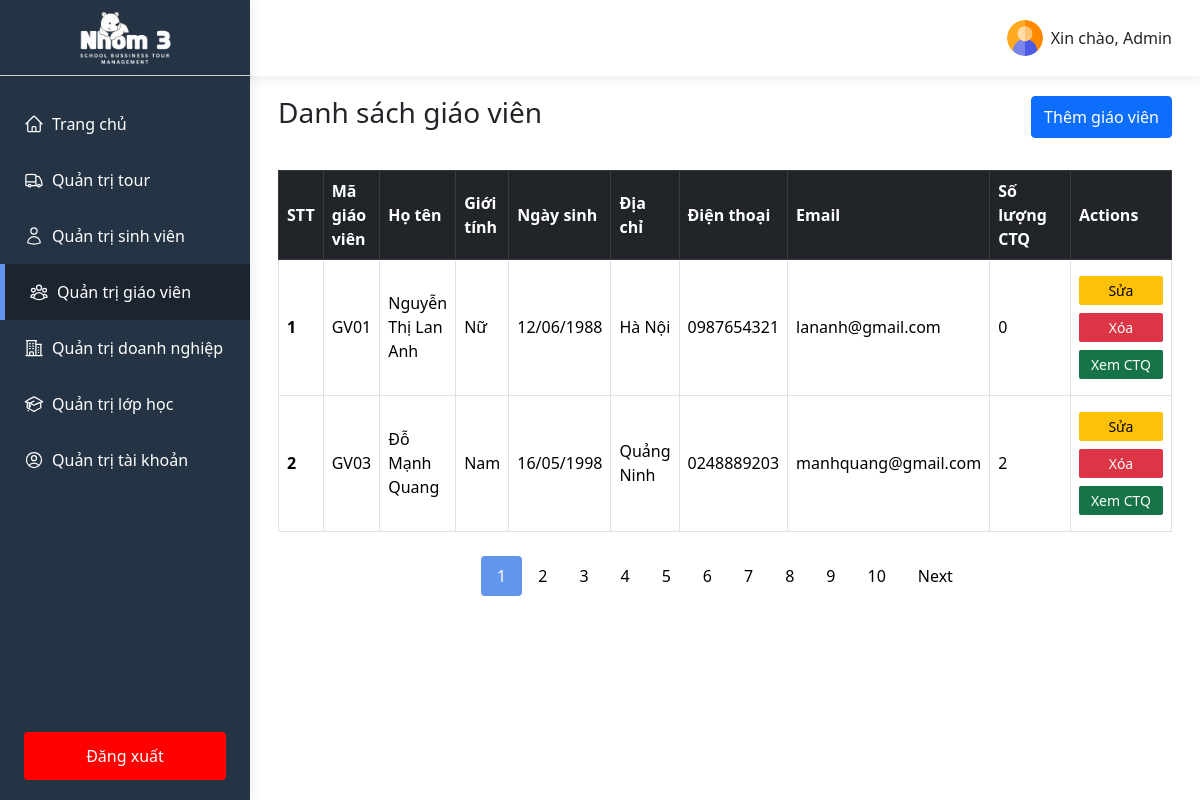
The app's page /index.php?controller=TeacherController (signed in) with its own data.
### tables this page shows
CREATE TABLE teacher (
  teacherID int(11) NOT NULL,
  code varchar(100) NOT NULL,
  fullName varchar(100) NOT NULL,
  gender varchar(100) NOT NULL,
  birthDate varchar(100) NOT NULL,
  address varchar(100) NOT NULL,
  phoneNumber varchar(100) NOT NULL,
  email varchar(100) NOT NULL,
  accountID int(11) DEFAULT NULL
);

### views/pages/teacher.php (the view, shortened to what this page needs)
<!DOCTYPE html>
<html lang="en">
<head>
</head>
<body>
    <?php
    include_once __DIR__ . '/../../controllers/TeacherController.php';
    ?>
    <div class='flex-sb teacher'>
        <div class="teacher-left">
            <?php
            include __DIR__ . '/../components/sidebarAdmin.php';
            ?>
        </div>
        <div class="teacher-right flex-grow-1">
            <?php
            include __DIR__ . '/../components/header.php';
            ?>
            <div class="container pad-0-28" id="listTeachers">
                <div class="flex-sb-center pad-20-0">
                    <h1 class="h1-title">Danh sách giáo viên</h1>
                    <button type="button" class="btn btn-primary" data-bs-toggle="modal" data-bs-target="#createTeacher">Thêm giáo viên</button>
                </div>
                <div class="container-body pad-12-0">
                    <div class="container-table">
                        <table class="table table-borderless table-hover table-bordered">
                            <thead class="table-dark">
                                <tr>
                                    <th scope="col">STT</th>
                                    <th scope="col">Mã giáo viên</th>
                                    <th scope="col">Họ tên</th>
                                    <th scope="col">Giới tính</th>
                                    <th scope="col">Ngày sinh</th>
                                    <th scope="col">Địa chỉ</th>
                                    <th scope="col">Điện thoại</th>
                                    <th scope="col">Email</th>
                                    <th scope="col" class="w-10">Số lượng CTQ</th>
                                    <th scope="col">Actions</th>
                                </tr>
                            </thead>
                            <tbody>
                                <?php
                                if (mysqli_num_rows($dataTeachers) > 0) {
                                    $i = 0;
                                    while ($row = mysqli_fetch_assoc($dataTeachers)) {
                                        $i += 1;
                                        echo "<tr>";
                                        echo "<th scope='row'>" . $i . "</th>";
                                        echo "<td>" . $row['code'] . "</td>";
                                        echo "<td>" . $row['fullName'] . "</td>";
                                        echo "<td>" . $row['gender'] . "</td>";
                                        echo "<td>" . $row['birthDate'] . "</td>";
                                        echo "<td>" . $row['address'] . "</td>";
                                        echo "<td>" . $row['phoneNumber'] . "</td>";
                                        echo "<td>" . $row['email'] . "</td>";
                                        echo "<td>" . $row['totalTourTeacher'] . "</td>";
                                        echo "<td><button class='update updateTeacher dp-block'>Sửa</button>
                                                <button class='delete deleteTeacher dp-block'>Xóa</button>
                                                <form method='POST'>
                                                    <input type='hidden' name='teacherID' value='" . $row['teacherID'] . "'>
                                                    <button type='submit' class='showData dp-block' name='showData'>Xem CTQ</button>
                                                </form>
                                                </td>";
                                        echo "</tr>";
                                    }
                                } else {
                                    echo "<tr>";
                                    echo "<td colspan='10'>Không có giáo viên nào</td>";
                                    $x = $total_records;
                                    echo "<td colspan='10'>" . $x . "</td>";
                                    echo "</tr>";
                                }
                                ?>
                            </tbody>
                        </table>
                        <div class="pagination">
                            <?php
                            for ($i = 1; $i <= $total_page; $i++) {
                                if ($i == $current_page) {
                                    echo '<span class="page-item page-active">' . $i . '</span>';
                                } else {
                                    echo '<a class="page-item" href="/index.php?controller=TeacherController&page=' . $i . '">' . $i . '</a>';
                                }
                            }
                            if ($current_page < $total_page && $total_page > 1) {
                                echo '<a class="page-item" href="/index.php?controller=TeacherController&page=' . ($current_page + 1) . '">Next</a>';
                            }
                            ?>
                        </div>
                    </div>
                </div>
            </div>
        </div>
    </div>
</body>
</html>

### public/css/base.css (style rules this page uses)
* { margin: 0; padding: 0; box-sizing: border-box; }
body { overflow-x: hidden; scroll-behavior: smooth; font-family: system-ui, -apple-system, BlinkMacSystemFont, 'Segoe UI', Roboto, Oxygen, Ubuntu, Cantarell, 'Open Sans', 'Helvetica Neue', sans-serif; }
.pad-0-28 { padding: 0 28px !important; }
.flex-sb { display: flex; justify-content: space-between; }
.flex-sb-center { display: flex; justify-content: space-between; }
.table { width: 100% !important; }
.container { width: 100% !important; }
.flex-grow-1 { flex-grow: 1 !important; }
.pad-20-0 { padding: 20px 0 !important; }
.h1-title { font-size: 28px !important; }
.pad-12-0 { padding: 12px 0; }
.update, .delete, .showData { padding: 4px 12px; background-color: #ffc107; border-radius: 2px; border: none; font-size: 14px; }
th, td { vertical-align: middle !important; }
.delete { color: #fff; background-color: #dc3545; margin-left: 8px; margin-right: 8px; }
.showData { background-color: #157347; color: #fff; margin: 8px 0; white-space: nowrap; }
.dp-block { display: block; margin: 8px 0; width: 100%; white-space: nowrap; }
.w-10 { width: 10%; }
.pagination { display: flex !important; justify-content: center !important; align-items: center !important; margin-top: 24px !important; }
.page-item { display: inline-block !important; padding: 8px 16px !important; font-weight: 500 !important; text-decoration: none !important; color: #000 !important; }
.page-active { background-color: cornflowerblue !important; color: #fff !important; border-radius: 4px !important; }

### public/css/admin.css (style rules this page uses)
* { margin: 0; bottom: 0; box-sizing: border-box; }

### records on screen
teacher: code "GV01", fullName "Nguyễn Thị Lan Anh", gender "Nữ", birthDate "12/06/1988", address "Hà Nội", phoneNumber "0987654321", email "lananh@gmail.com", totalTourTeacher "0"
teacher: code "GV03", fullName "Đỗ Mạnh Quang", gender "Nam", birthDate "16/05/1998", address "Quảng Ninh", phoneNumber "0248889203", email "manhquang@gmail.com", totalTourTeacher "2"

### other values on screen
$username "Admin"
